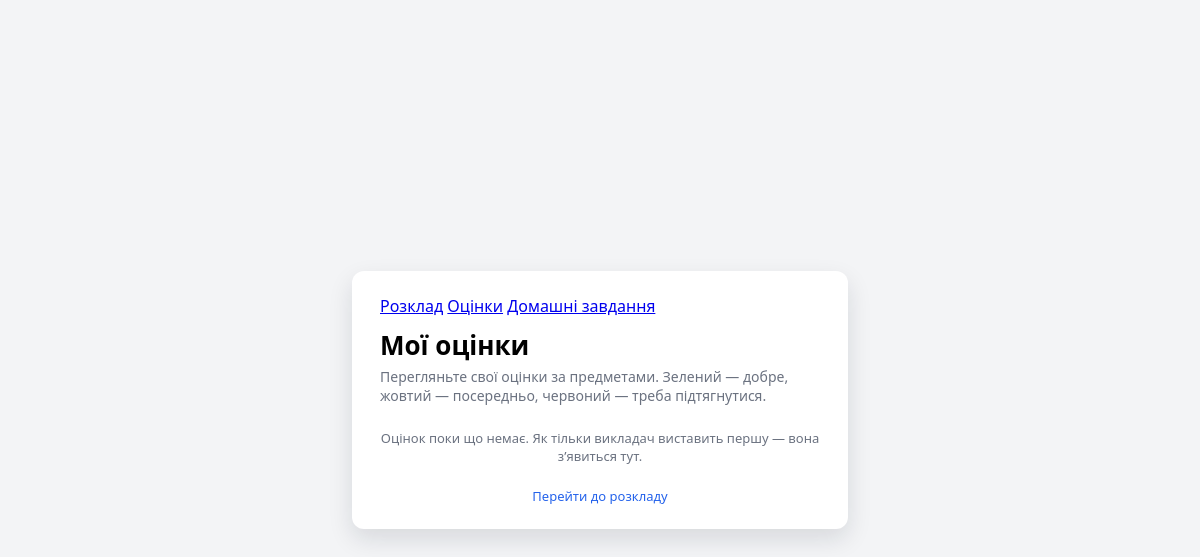
The app's page /grades/ (signed in), older data.
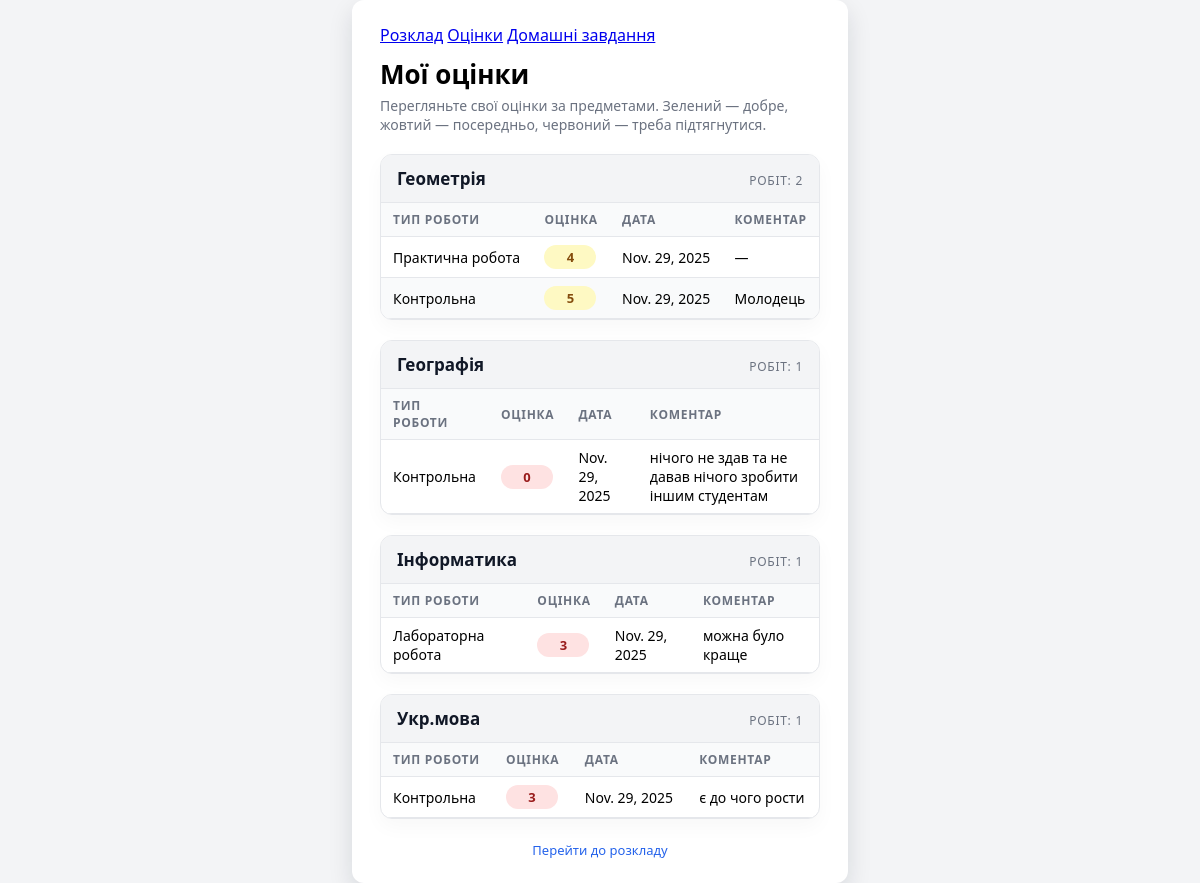
The same page, newer data.
### diary/models.py (models this page shows, shortened)
class Subject(models.Model):
    name = models.CharField("Назва предмета", max_length=100)
    short_name = models.CharField("Коротка назва", max_length=30, blank=True)
    class Meta:
        verbose_name = "Предмет"
        verbose_name_plural = "Предмети"

class Grade(models.Model):
    GRADE_TYPES = [
        ("lab", "Лабораторна робота"),
        ("practice", "Практична робота"),
        ("test", "Контрольна"),
        ("module", "Модуль"),
        ("exam", "Екзамен"),
        ("other", "Інше"),
    ]
    student = models.ForeignKey(
        settings.AUTH_USER_MODEL,
        on_delete=models.CASCADE,
        verbose_name="Студент"
    )
    subject = models.ForeignKey(
        Subject,
        on_delete=models.CASCADE,
        verbose_name="Предмет"
    )
    grade_type = models.CharField(
        "Тип роботи",
        max_length=20,
        choices=GRADE_TYPES
    )
    grade_value = models.PositiveIntegerField("Оцінка", default=0)
    date = models.DateField("Дата", auto_now_add=True)
    comment = models.CharField("Коментар", max_length=255, blank=True)
    class Meta:
        verbose_name = "Оцінка"
        verbose_name_plural = "Оцінки"
        ordering = ["-date"]

### diary/views.py (the view)
# urls.py: path('grades/', grades_view, name='grades'),
@login_required
def grades_view(request):
    grades = Grade.objects.filter(student=request.user).select_related("subject")
    subjects = {}
    for grade in grades:
        subjects.setdefault(grade.subject, []).append(grade)
    context = {
        "subjects": subjects
    }
    return render(request, "diary/grades.html", context)

### templates/diary/grades.html (shortened to what this page needs)
{% extends "base.html" %}
{% block content %}
<div class="card">
    <div style="display:flex; justify-content:space-between; align-items:center; margin-bottom:10px;">
        <div class="view-switch">
            <a href="{% url 'schedule' %}" class="view-pill">Розклад</a>
            <a href="{% url 'grades' %}" class="view-pill view-pill-active">Оцінки</a>
            <a href="{% url 'homework' %}" class="view-pill">Домашні завдання</a>
        </div>
    </div>
    <h1>Мої оцінки</h1>
    <p class="subtitle">
        Перегляньте свої оцінки за предметами.
        Зелений — добре, жовтий — посередньо, червоний — треба підтягнутися.
    </p>
    {% if subjects %}
        {% for subject, grades in subjects.items %}
            <section class="subject-section">
                <div class="subject-header-row">
                    <div>
                        <div class="subject-title">{{ subject.name }}</div>
                    </div>
                    <div class="subject-meta">
                        Робіт: {{ grades|length }}
                    </div>
                </div>
                <table class="grades-table">
                    <thead>
                    <tr>
                        <th>Тип роботи</th>
                        <th>Оцінка</th>
                        <th>Дата</th>
                        <th>Коментар</th>
                    </tr>
                    </thead>
                    <tbody>
                    {% for grade in grades %}
                        <tr>
                            <td>{{ grade.get_grade_type_display }}</td>
                            <td>
                                <span class="grade-badge
                                    {% if grade.grade_value >= 10 %}
                                        grade-good
                                    {% elif grade.grade_value <= 3 %}
                                        grade-bad
                                    {% else %}
                                        grade-ok
                                    {% endif %}
                                ">
                                    {{ grade.grade_value }}
                                </span>
                            </td>
                            <td>{{ grade.date }}</td>
                            <td>{{ grade.comment|default:"—" }}</td>
                        </tr>
                    {% endfor %}
                    </tbody>
                </table>
            </section>
        {% endfor %}
    {% else %}
        <p class="text-muted center" style="margin-top: 24px;">
            Оцінок поки що немає. Як тільки викладач виставить першу — вона з’явиться тут.
        </p>
    {% endif %}
    <div class="bottom-link center" style="margin-top: 22px;">
        <a href="{% url 'schedule' %}" class="link-primary">Перейти до розкладу</a>
    </div>
</div>
{% endblock %}

Row changes from the older to the newer data that the page shows:
added Subject: name "Геометрія", grades "2"
added Grade: grade_type "Практична робота", grade_value "4", date "Nov. 29, 2025", comment "—", shown under "Геометрія"
added Grade: grade_type "Контрольна", grade_value "5", date "Nov. 29, 2025", comment "Молодець", shown under "Геометрія"
added Subject: name "Географія", grades "1"
added Grade: grade_type "Контрольна", grade_value "0", date "Nov. 29, 2025", comment "нічого не здав та не давав нічого зробити іншим студентам", shown under "Географія"
added Subject: name "Інформатика", grades "1"
added Grade: grade_type "Лабораторна робота", grade_value "3", date "Nov. 29, 2025", comment "можна було краще", shown under "Інформатика"
added Subject: name "Укр.мова", grades "1"
added Grade: grade_type "Контрольна", grade_value "3", date "Nov. 29, 2025", comment "є до чого рости", shown under "Укр.мова"
Text that changed along with them:
text no longer shown: "Оцінок поки що немає. Як тільки викладач виставить першу — вона з’явиться тут."
